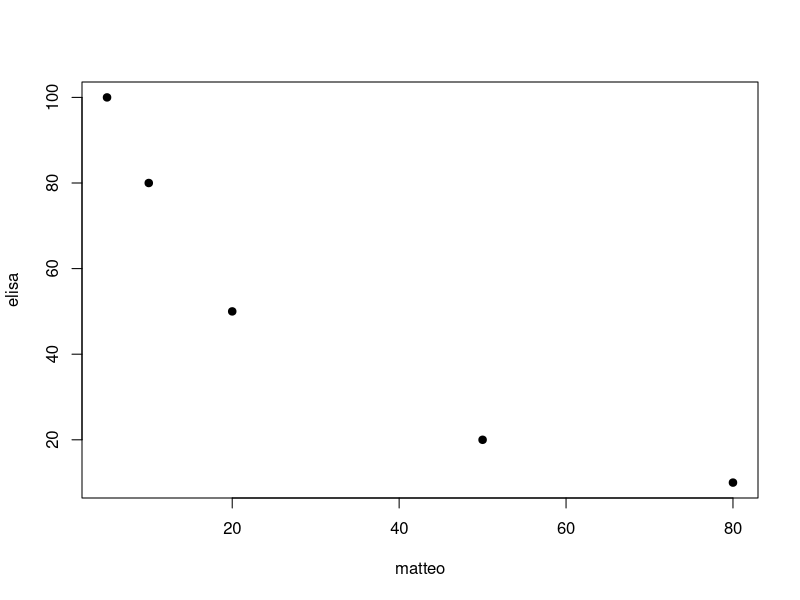
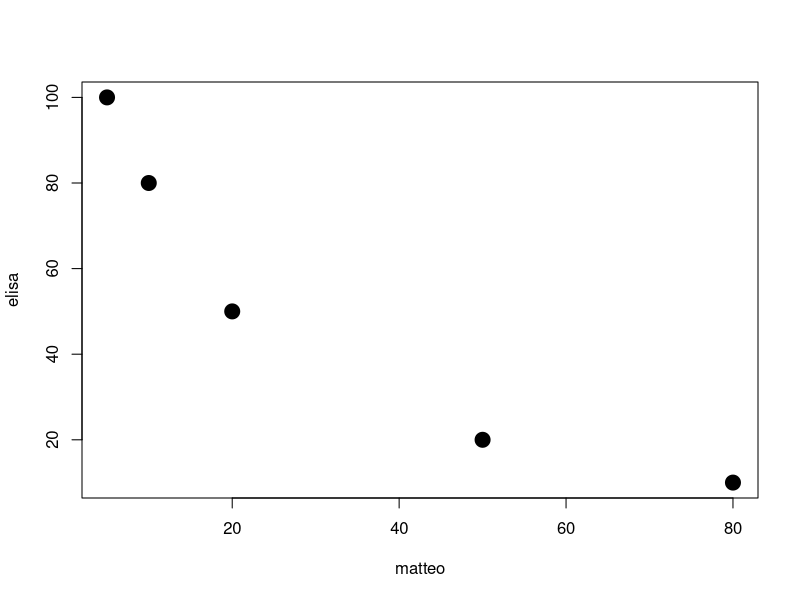
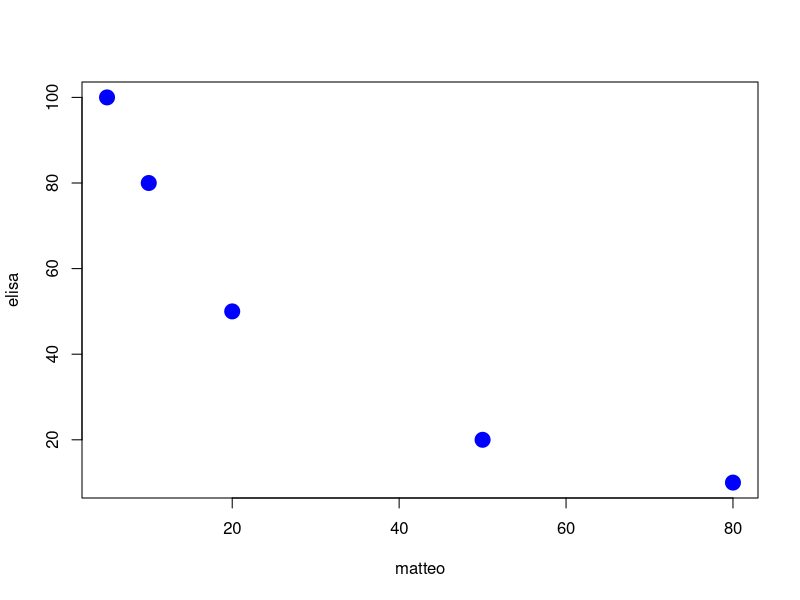
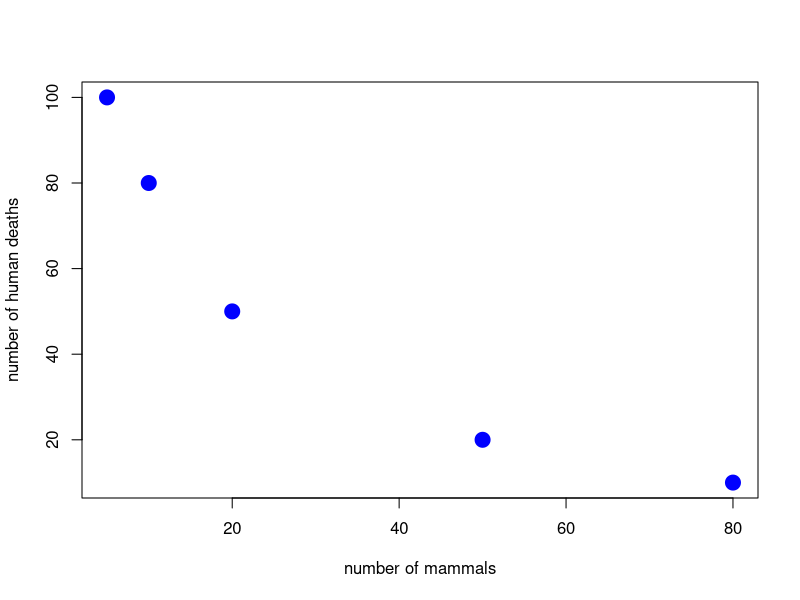
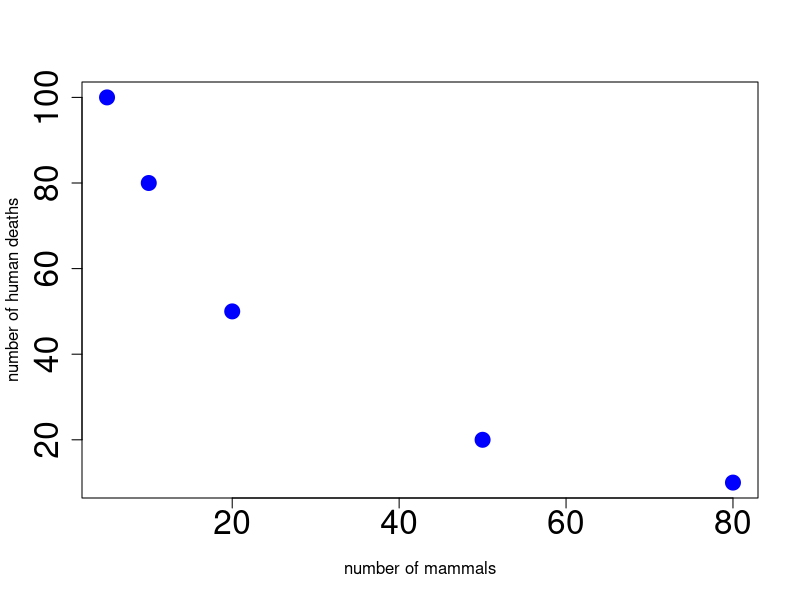
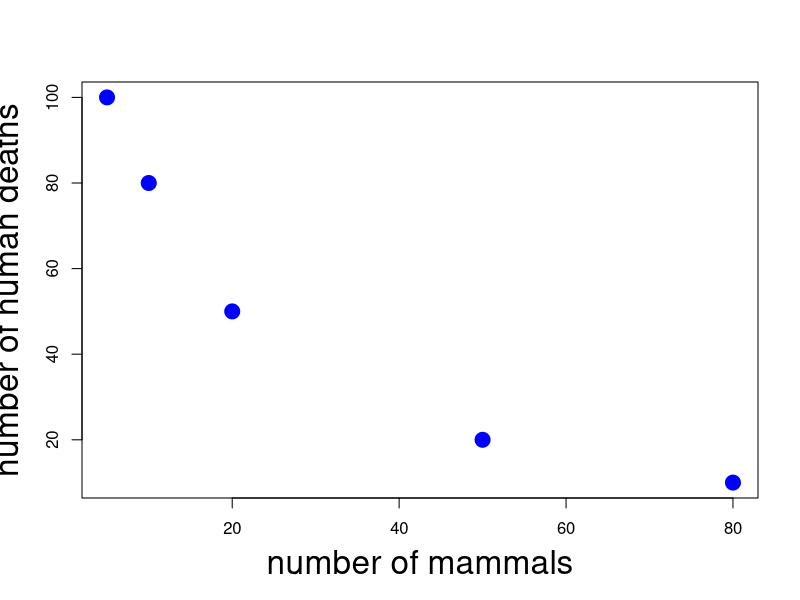

Reproduce these figures in R, in order.
# Script for using R

# Operation
2+3

# Obj
samuele <- 2+3

# Another obj
gemma <- 4+6

# Different obj
samuele+gemma
samuele*gemma #instead of writing (2+3) * (4+6)

tma <- 5+4

tma+samuele+gemma # 20+5+10


# we are using function  c()
matteo <- c(5, 10, 20, 50, 80) # an array is a set of elements: this is the array of mammals species

elisa <- c(100, 80, 50, 20, 10) #an array of human deaths due to a disease

# changing the point character
plot(matteo, elisa, pch=19)

#character exaggeration
plot(matteo, elisa, pch=19, cex=2)

#color
plot(matteo, elisa, pch=19, cex=2, col="blue")

# for point/color you can search on internet to choose the type you like:
# colors -> https://r-charts.com/colors/
# point -> https://r-charts.com/base-r/pch-symbols/

# change lables
plot(matteo, elisa, pch=19, cex=2, col="blue", xlab="number of mammals", ylab="number of human deaths")

# increasing the axis dimention
plot(matteo, elisa, pch=19, cex=2, col="blue", xlab="number of mammals", ylab="number of human deaths", cex.axis=2)

#long function
plot(matteo, 
     elisa, 
     pch=19, 
     cex=2, 
     col="blue", 
     xlab="number of mammals", 
     ylab="number of human deaths",
    cex.lab=2)
